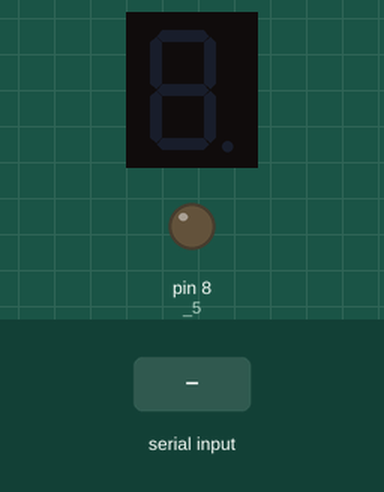
The sketch below on a simulated Arduino Uno, built with avr-gcc and run on an emulated ATmega328P. On the bench: 1-digit seven-segment display, output pins drawn as LEDs (lit = HIGH). Wiring (inferred from the names in the program): 1-digit 7-segment display, segments lit when HIGH: segments pin 6, pin 12, pin 7, pin 11, pin 5, pin 10, pin 9. The test bench sets the inputs (shaded band). The segment pins are drawn as the display they are named for; pins used as bus, display or sensor lines are not drawn.

Above: at 1.2 s.
1.3 s: "90,45\n" received over Serial
At 4.0 s:
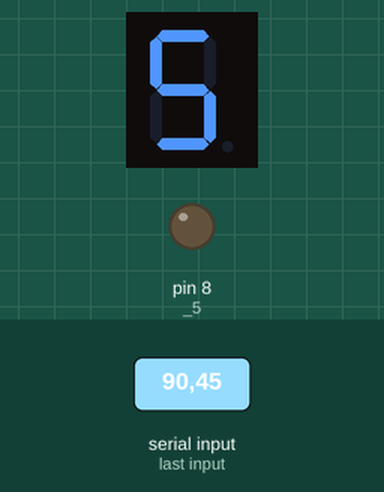
4.3 s: "30,150\n" received over Serial
At 6.8 s:
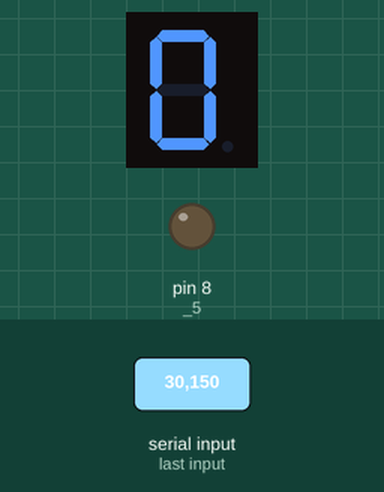
7.3 s: "2\n" received over Serial
At 8.5 s:
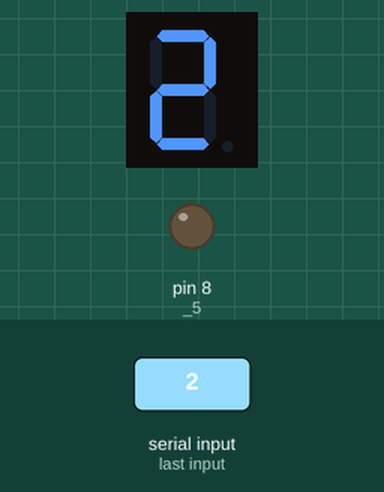
8.8 s: "0\n" received over Serial
At 9.9 s:
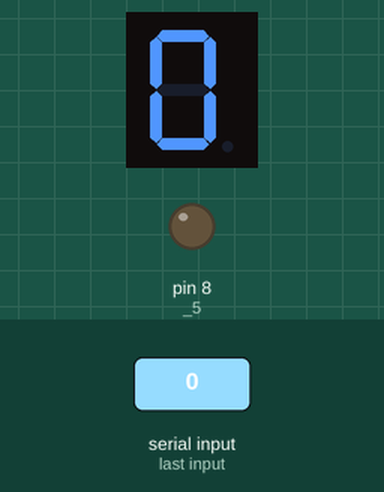
10.3 s: "1\n" received over Serial
At 11.0 s:
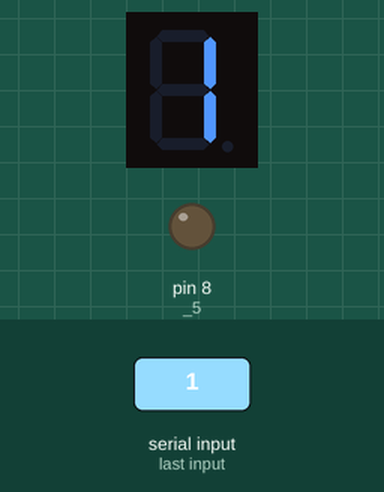
Timing chart, 0 to 12.8 s (numbered marks = the images above; inputs shaded):
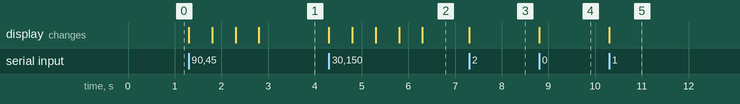

The sketch:

sketch_jun17a.ino
```cpp
byte _1 = 5;
byte _2 = 6;
byte _4 = 7;
byte _5 = 8;
byte _6 = 12;
byte _7 = 11;
byte _9 = 10;
byte _10 = 9;
int debounce = 500;

void setup() {
  // put your setup code here, to run once:
  for(int i = 5; i < 13; i++) {
    pinMode(i, OUTPUT);
  }
  Serial.begin(9600);
}

void loop() {
  // put your main code here, to run repeatedly:
  if(Serial.available()) {
    uint8_t number = Serial.read() - 48;
    if(number == 0) {
      writeZero();
    }else if(number == 1) {
      writeOne();
    }else if(number == 2) {
      writeTwo();
    }else if(number == 3) {
      writeThree();
    }else if(number == 4) {
      writeFour();
    }else if(number == 5) {
      writeFive();
    }else if(number == 6) {
      writeSix();
    }else if(number == 7) {
      writeSeven();
    }else if(number == 8) {
      writeEight();
    }else if(number == 9) {
      writeNine();
    }
  }
}


void writeOne() {
  //Display the Number 1
  digitalWrite(_1, LOW);
  digitalWrite(_2, LOW);
  digitalWrite(_4, HIGH);
  digitalWrite(_5, LOW);
  digitalWrite(_6, HIGH);
  digitalWrite(_7, LOW);
  digitalWrite(_9, LOW);
  digitalWrite(_10, LOW);
  delay(debounce);
}
void writeTwo() {
  //Display the Number 2
  digitalWrite(_1, HIGH);
  digitalWrite(_2, HIGH);
  digitalWrite(_4, LOW);
  digitalWrite(_5, LOW);
  digitalWrite(_6, HIGH);
  digitalWrite(_7, HIGH);
  digitalWrite(_9, LOW);
  digitalWrite(_10, HIGH);
  delay(debounce);
}
void writeThree() {
  //Display the Number 3
  digitalWrite(_1, LOW);
  digitalWrite(_2, HIGH);
  digitalWrite(_4, HIGH);
  digitalWrite(_5, LOW);
  digitalWrite(_6, HIGH);
  digitalWrite(_7, HIGH);
  digitalWrite(_9, LOW);
  digitalWrite(_10, HIGH);
  delay(debounce);
}
void writeFour() {
  //Display the Number 4
  digitalWrite(_1, LOW);
  digitalWrite(_2, LOW);
  digitalWrite(_4, HIGH);
  digitalWrite(_5, LOW);
  digitalWrite(_6, HIGH);
  digitalWrite(_7, LOW);
  digitalWrite(_9, HIGH);
  digitalWrite(_10, HIGH);
  delay(debounce);
}
void writeFive() {
  //Display the Number 5
  digitalWrite(_1, LOW);
  digitalWrite(_2, HIGH);
  digitalWrite(_4, HIGH);
  digitalWrite(_5, LOW);
  digitalWrite(_6, LOW);
  digitalWrite(_7, HIGH);
  digitalWrite(_9, HIGH);
  digitalWrite(_10, HIGH);
  delay(debounce);
}
void writeSix() {
  //Display the Number 6
  digitalWrite(_1, HIGH);
  digitalWrite(_2, HIGH);
  digitalWrite(_4, HIGH);
  digitalWrite(_5, LOW);
  digitalWrite(_6, LOW);
  digitalWrite(_7, HIGH);
  digitalWrite(_9, HIGH);
  digitalWrite(_10, HIGH);
  delay(debounce);
}
void writeSeven() {
  //Display the Number 7
  digitalWrite(_1, LOW);
  digitalWrite(_2, LOW);
  digitalWrite(_4, HIGH);
  digitalWrite(_5, LOW);
  digitalWrite(_6, HIGH);
  digitalWrite(_7, HIGH);
  digitalWrite(_9, LOW);
  digitalWrite(_10, LOW);
  delay(debounce);
}
void writeEight() {
  //Display the Number 8
  digitalWrite(_1, HIGH);
  digitalWrite(_2, HIGH);
  digitalWrite(_4, HIGH);
  digitalWrite(_5, LOW);
  digitalWrite(_6, HIGH);
  digitalWrite(_7, HIGH);
  digitalWrite(_9, HIGH);
  digitalWrite(_10, HIGH);
  delay(debounce);
}
void writeNine() {
  //Display the Number 9
  digitalWrite(_1, LOW);
  digitalWrite(_2, HIGH);
  digitalWrite(_4, HIGH);
  digitalWrite(_5, LOW);
  digitalWrite(_6, HIGH);
  digitalWrite(_7, HIGH);
  digitalWrite(_9, HIGH);
  digitalWrite(_10, HIGH);
  delay(debounce);
}
void writeZero() {
  //Display the Number 0
  digitalWrite(_1, HIGH);
  digitalWrite(_2, HIGH);
  digitalWrite(_4, HIGH);
  digitalWrite(_5, LOW);
  digitalWrite(_6, HIGH);
  digitalWrite(_7, HIGH);
  digitalWrite(_9, HIGH);
  digitalWrite(_10, LOW);
  delay(debounce);
}
void clearDisplay() {
  digitalWrite(_1, LOW);
  digitalWrite(_2, LOW);
  digitalWrite(_4, LOW);
  digitalWrite(_5, LOW);
  digitalWrite(_6, LOW);
  digitalWrite(_7, LOW);
  digitalWrite(_9, LOW);
  digitalWrite(_10, LOW);
}
```

Measured:
- after the input at 1.3 s, the display: first changes at once (image 1 shows a later state)
- after the input at 4.3 s, the display: first changes at once (image 2 shows a later state)
- after the input at 7.3 s, the display: changes at once (image 3)
- after the input at 8.8 s, the display: changes at once (image 4)
- after the input at 10.3 s, the display: changes at once (image 5)
